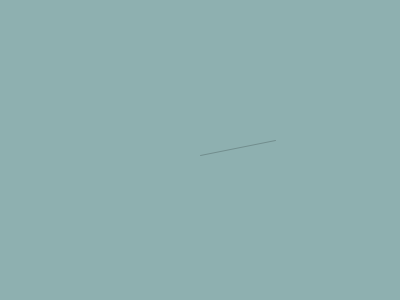
Frame 1 (no input)
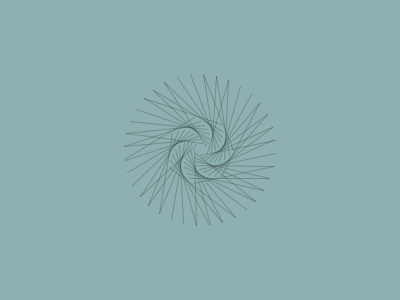
Frame 60 (the mouse pressed at the canvas centre just before this capture)
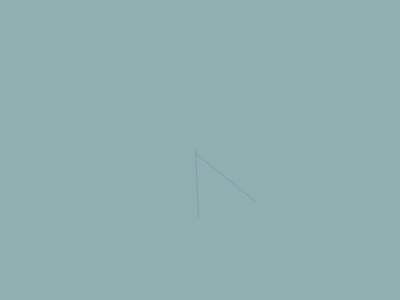
Frame 120 (the mouse held since frame 60 and released just before this capture)

The Processing sketch that drew these frames (run headless with seeded random() and noise(); from frame 60 on, the mouse is pressed at the canvas centre):

// Processing sketch: processing_47476
// ── processing_47476.pde

boolean button = false;
float a = 0;
float b = 5;
float angle = 0;

void setup()
{
  size(400, 300);
  background(#8eb0b0);
  frameRate(29);
}

void draw() {
  float r = random(50);
  stroke(mouseX-50, mouseY-100, mouseX, 50);
  translate(width/2, height/2);
  rotate (radians(angle));
  if (keyPressed) {
    line(-75, 10, a, b);
    line(75, -10, a, b);
  } else line(75, -10, a, b);
  if (mousePressed) {
    button = !button;
  }
  if (button) {
    background(#8eb0b0);
    a = 0;
    b = 5;
    angle = 0;
    line(67, -10, a, b);
  }
  angle += (50);
  a += 0.1;
  b += 0.5;
 }
